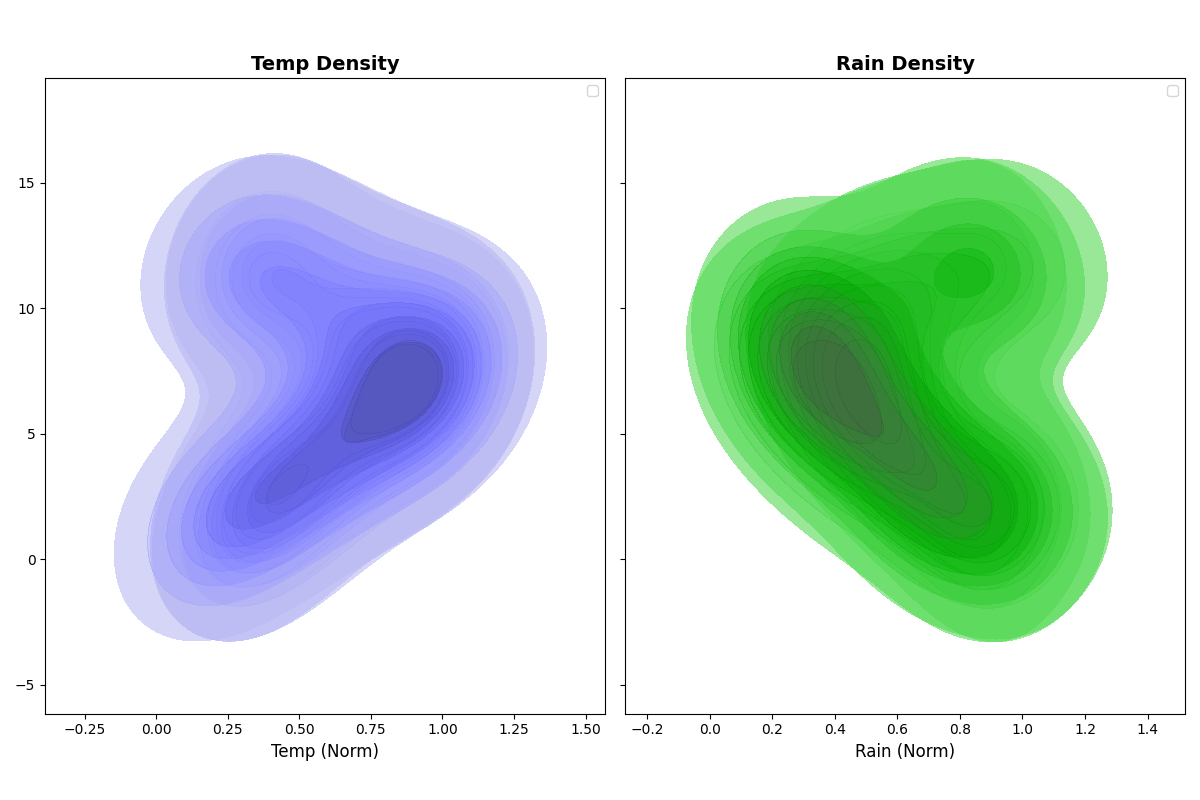

Write Python code to recreate this figure.
import matplotlib.pyplot as plt
import numpy as np
import seaborn as sns

# Data for three regions
temperatures_alpha = np.array([7, 9, 11, 14, 18, 22, 25, 24, 20, 15, 10, 8])
temperatures_beta = np.array([8, 11, 14, 17, 21, 26, 29, 28, 24, 19, 13, 9])
temperatures_gamma = np.array([5, 8, 12, 16, 20, 25, 28, 27, 23, 17, 12, 7])

rainfall_alpha = np.array([120, 110, 140, 90, 80, 70, 60, 50, 70, 80, 100, 130])
rainfall_beta = np.array([100, 100, 120, 70, 60, 50, 40, 30, 40, 70, 90, 120])
rainfall_gamma = np.array([130, 100, 150, 100, 90, 60, 50, 40, 50, 60, 110, 140])

# Month labels
months = np.array([1, 2, 3, 4, 5, 6, 7, 8, 9, 10, 11, 12])

# Normalize data
temperatures_alpha_norm = temperatures_alpha / temperatures_alpha.max()
temperatures_beta_norm = temperatures_beta / temperatures_beta.max()
temperatures_gamma_norm = temperatures_gamma / temperatures_gamma.max()

rainfall_alpha_norm = rainfall_alpha / rainfall_alpha.max()
rainfall_beta_norm = rainfall_beta / rainfall_beta.max()
rainfall_gamma_norm = rainfall_gamma / rainfall_gamma.max()

# Create horizontal density plot
fig, ax = plt.subplots(1, 2, figsize=(12, 8), sharey=True)

# Temperatures density plot
common_color_temperature = 'blue'
sns.kdeplot(y=months, x=temperatures_alpha_norm, ax=ax[0], fill=True, color=common_color_temperature, alpha=0.6, label='A')
sns.kdeplot(y=months, x=temperatures_beta_norm, ax=ax[0], fill=True, color=common_color_temperature, alpha=0.6, label='B')
sns.kdeplot(y=months, x=temperatures_gamma_norm, ax=ax[0], fill=True, color=common_color_temperature, alpha=0.6, label='G')
ax[0].set_title("Temp Density", fontsize=14, fontweight='bold')
ax[0].set_xlabel("Temp (Norm)", fontsize=12)
ax[0].legend()

# Rainfall density plot
common_color_rainfall = 'green'
sns.kdeplot(y=months, x=rainfall_alpha_norm, ax=ax[1], fill=True, color=common_color_rainfall, alpha=0.6, label='A')
sns.kdeplot(y=months, x=rainfall_beta_norm, ax=ax[1], fill=True, color=common_color_rainfall, alpha=0.6, label='B')
sns.kdeplot(y=months, x=rainfall_gamma_norm, ax=ax[1], fill=True, color=common_color_rainfall, alpha=0.6, label='G')
ax[1].set_title("Rain Density", fontsize=14, fontweight='bold')
ax[1].set_xlabel("Rain (Norm)", fontsize=12)
ax[1].legend()

plt.tight_layout(rect=[0, 0.03, 1, 0.95])
plt.show()
